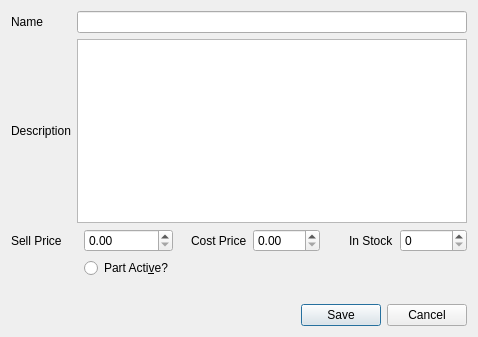
<?xml version="1.0" encoding="UTF-8"?>
<ui version="4.0">
 <class>Stock_Update_Part</class>
 <widget class="QDialog" name="Stock_Update_Part">
  <property name="geometry">
   <rect>
    <x>0</x>
    <y>0</y>
    <width>478</width>
    <height>337</height>
   </rect>
  </property>
  <property name="maximumSize">
   <size>
    <width>660</width>
    <height>337</height>
   </size>
  </property>
  <property name="windowTitle">
   <string>Dialog</string>
  </property>
  <property name="windowIcon">
   <iconset resource="resources/images.qrc">
    <normaloff>:/emoticons/service.png</normaloff>:/emoticons/service.png</iconset>
  </property>
  <layout class="QFormLayout" name="formLayout">
   <item row="0" column="0" colspan="2">
    <layout class="QGridLayout" name="gridLayout">
     <item row="0" column="0">
      <widget class="QLabel" name="lbl_Part_Name">
       <property name="text">
        <string>Name</string>
       </property>
      </widget>
     </item>
     <item row="0" column="1">
      <widget class="QLineEdit" name="line_Name">
       <property name="text">
        <string/>
       </property>
       <property name="maxLength">
        <number>50</number>
       </property>
       <property name="placeholderText">
        <string/>
       </property>
      </widget>
     </item>
     <item row="1" column="0">
      <widget class="QLabel" name="lbl_Description">
       <property name="text">
        <string>Description</string>
       </property>
      </widget>
     </item>
     <item row="1" column="1">
      <widget class="QPlainTextEdit" name="txt_Part_Description">
       <property name="tabChangesFocus">
        <bool>true</bool>
       </property>
       <property name="plainText">
        <string/>
       </property>
       <property name="placeholderText">
        <string/>
       </property>
      </widget>
     </item>
    </layout>
   </item>
   <item row="1" column="0" colspan="2">
    <layout class="QGridLayout" name="gridLayout_2">
     <item row="1" column="6" alignment="Qt::AlignRight">
      <widget class="QLabel" name="lbl_Quantity">
       <property name="text">
        <string>In Stock</string>
       </property>
      </widget>
     </item>
     <item row="1" column="1">
      <widget class="QDoubleSpinBox" name="double_Spin_Sell_Price">
       <property name="maximum">
        <double>999.000000000000000</double>
       </property>
      </widget>
     </item>
     <item row="1" column="7">
      <widget class="QSpinBox" name="spin_Quantity">
       <property name="maximum">
        <number>9999</number>
       </property>
      </widget>
     </item>
     <item row="1" column="4" alignment="Qt::AlignRight">
      <widget class="QLabel" name="lbl_Cost_Price">
       <property name="text">
        <string>Cost Price</string>
       </property>
      </widget>
     </item>
     <item row="1" column="5">
      <widget class="QDoubleSpinBox" name="double_Spin_Cost_Price">
       <property name="maximum">
        <double>999.990000000000009</double>
       </property>
       <property name="singleStep">
        <double>1.000000000000000</double>
       </property>
      </widget>
     </item>
     <item row="1" column="0">
      <widget class="QLabel" name="lbl_Sell_Price">
       <property name="text">
        <string>Sell Price</string>
       </property>
      </widget>
     </item>
     <item row="2" column="1">
      <widget class="QRadioButton" name="check_btn_Part_Enabled">
       <property name="text">
        <string>Part Acti&amp;ve?</string>
       </property>
      </widget>
     </item>
    </layout>
   </item>
   <item row="8" column="1">
    <widget class="QDialogButtonBox" name="buttonBox">
     <property name="focusPolicy">
      <enum>Qt::StrongFocus</enum>
     </property>
     <property name="standardButtons">
      <set>QDialogButtonBox::Cancel|QDialogButtonBox::Save</set>
     </property>
    </widget>
   </item>
   <item row="7" column="0">
    <widget class="QLabel" name="lbl_Feedcack">
     <property name="text">
      <string/>
     </property>
    </widget>
   </item>
  </layout>
 </widget>
 <tabstops>
  <tabstop>line_Name</tabstop>
  <tabstop>txt_Part_Description</tabstop>
  <tabstop>double_Spin_Cost_Price</tabstop>
  <tabstop>spin_Quantity</tabstop>
 </tabstops>
 <resources>
  <include location="resources/images.qrc"/>
 </resources>
 <connections/>
</ui>
